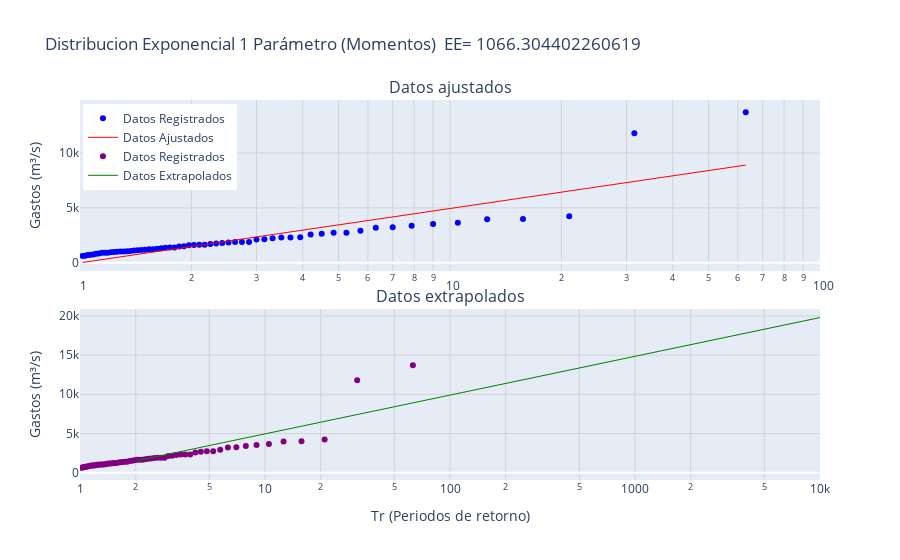

Notebook code for this chart:
### Code cell
# Crear subplots
fig = make_subplots(rows=2, 
                    cols=1, 
                    shared_xaxes=False, 
                    vertical_spacing=0.1, 
                    subplot_titles=("Datos ajustados", "Datos extrapolados"))

# Gráfico 1: Datos Registrados (Scatter) y Datos Ajustados (Línea)
fig.add_trace(go.Scatter(x=tR, y=dReg, 
                         mode='markers', 
                         name='Datos Registrados', 
                         marker=dict(color='blue')), 
              row=1, col=1)
fig.add_trace(go.Scatter(x=tR, 
                         y=dAjust, 
                         mode='lines', 
                         name='Datos Ajustados', 
                         line=dict(color='red', width=1)), 
              row=1, col=1)

fig.add_trace(go.Scatter(x=tR, 
                         y=dReg, mode='markers', 
                         name='Datos Registrados', 
                         marker=dict(color='purple')), 
              row=2, col=1)
fig.add_trace(go.Scatter(x=dTrExtrap, 
                         y=dExtrap, mode='lines', 
                         name='Datos Extrapolados', 
                         line=dict(color='green', 
                         width=1)), 
              row=2, col=1)

# Configurar el layout
fig.update_layout(
    title_text=titulo,
    #xaxis_type="log",  # Eje x semilogarítmico
    #yaxis_title="Gastos (m³/s)",
    showlegend=True,
    legend=dict(x=0.004, y=0.99)
)
'''
# Añadir una leyenda personalizada como anotación para el gráfico 1
fig.add_annotation(
    xref="paper", yref="paper",
    x=0.05, y=0.99, showarrow=False,
    text="Gráfico 1: Datos Registrados y Ajustados",
    font=dict(size=12, color="black")
)

# Añadir una leyenda personalizada como anotación para el gráfico 2
fig.add_annotation(
    xref="paper", yref="paper",
    x=0.05, y=0.40, showarrow=False,
    text="Gráfico 2: Datos Registrados y Extrapolados",
    font=dict(size=12, color="black")
)
'''
# Configurar ambos ejes x como logarítmicos
fig.update_xaxes(type="log", 
                 range=[0, 2], 
                 showgrid=True, 
                 gridcolor='lightgray', 
                 row=1, col=1)  # Eje x de la primera fila
fig.update_xaxes(type="log", 
                 range=[0, 4], 
                 title="Tr (Periodos de retorno)", 
                 showgrid=True, 
                 gridcolor='lightgray', 
                 row=2, col=1)  # Eje x de la segunda fila
fig.update_yaxes(title_text="Gastos (m³/s)", 
                 showgrid=True, 
                 gridcolor='lightgray', 
                 row=1, col=1)
fig.update_yaxes(title_text="Gastos (m³/s)", 
                 showgrid=True, 
                 gridcolor='lightgray', 
                 row=2, col=1)

# Mostrar el gráfico
fig.show()
fig.write_html(r'C:\Users\sear2\Music\analisis_frecuencias\Analisis_de_Frecuencias\salidas\grafico_plotly_exp_1p.html')

### Figure 1 — Plotly figure (JSON) as saved in the notebook; plotly's stock layout.template omitted (floating-point values rounded to 4 significant figures)
{"data": [{"marker": {"color": "blue"}, "mode": "markers", "name": "Datos Registrados", "type": "scatter", "x": [63, 31.5, 21, 15.75, 12.6, 10.5, 9, 7.875, 7, 6.3, 5.727, 5.25, 4.846, 4.5, 4.2, 3.938, 3.706, 3.5, 3.316, 3.15, 3, 2.864, 2.739, 2.625, 2.52, 2.423, 2.333, 2.25, 2.172, 2.1, 2.032, 1.969, 1.909, 1.853, 1.8, 1.75, 1.703, 1.658, 1.615, 1.575, 1.537, 1.5, 1.465, 1.432, 1.4, 1.37, 1.34, 1.312, 1.286, 1.26, 1.235, 1.212, 1.189, 1.167, 1.145, 1.125, 1.105, 1.086, 1.068, 1.05, 1.033, 1.016], "xaxis": "x", "y": [13713, 11800, 4235, 3992, 3979, 3662, 3533, 3388, 3245, 3205, 2917, 2747, 2734, 2654, 2583, 2319, 2311, 2310, 2248, 2150, 2133, 1899, 1899, 1894, 1861, 1797, 1771, 1716, 1652, 1640, 1631, 1598, 1507, 1494, 1397, 1395, 1371, 1332, 1288, 1244, 1232, 1202, 1173, 1157, 1131, 1087, 1049, 1030, 1030, 1014, 995, 954, 925, 922, 907, 852, 832, 751, 743, 720, 652, 632], "yaxis": "y"}, {"line": {"color": "red", "width": 1}, "mode": "lines", "name": "Datos Ajustados", "type": "scatter", "x": [63, 31.5, 21, 15.75, 12.6, 10.5, 9, 7.875, 7, 6.3, 5.727, 5.25, 4.846, 4.5, 4.2, 3.938, 3.706, 3.5, 3.316, 3.15, 3, 2.864, 2.739, 2.625, 2.52, 2.423, 2.333, 2.25, 2.172, 2.1, 2.032, 1.969, 1.909, 1.853, 1.8, 1.75, 1.703, 1.658, 1.615, 1.575, 1.537, 1.5, 1.465, 1.432, 1.4, 1.37, 1.34, 1.312, 1.286, 1.26, 1.235, 1.212, 1.189, 1.167, 1.145, 1.125, 1.105, 1.086, 1.068, 1.05, 1.033, 1.016], "xaxis": "x", "y": [8903.0, 7414.0, 6542.0, 5924.0, 5445.0, 5053.0, 4722.0, 4435.0, 4182.0, 3955.0, 3750.0, 3563.0, 3391.0, 3232.0, 3084.0, 2945.0, 2815.0, 2692.0, 2576.0, 2466.0, 2361.0, 2261.0, 2165.0, 2074.0, 1986.0, 1902.0, 1821.0, 1743.0, 1667.0, 1594.0, 1524.0, 1456.0, 1390.0, 1325.0, 1263.0, 1203.0, 1144.0, 1086.0, 1031.0, 976.2, 923.1, 871.3, 820.8, 771.3, 723.1, 675.8, 629.6, 584.4, 540.1, 496.6, 454.1, 412.4, 371.4, 331.3, 291.8, 253.1, 215.1, 177.7, 141.0, 104.8, 69.33, 34.38], "yaxis": "y"}, {"marker": {"color": "purple"}, "mode": "markers", "name": "Datos Registrados", "type": "scatter", "x": [63, 31.5, 21, 15.75, 12.6, 10.5, 9, 7.875, 7, 6.3, 5.727, 5.25, 4.846, 4.5, 4.2, 3.938, 3.706, 3.5, 3.316, 3.15, 3, 2.864, 2.739, 2.625, 2.52, 2.423, 2.333, 2.25, 2.172, 2.1, 2.032, 1.969, 1.909, 1.853, 1.8, 1.75, 1.703, 1.658, 1.615, 1.575, 1.537, 1.5, 1.465, 1.432, 1.4, 1.37, 1.34, 1.312, 1.286, 1.26, 1.235, 1.212, 1.189, 1.167, 1.145, 1.125, 1.105, 1.086, 1.068, 1.05, 1.033, 1.016], "xaxis": "x2", "y": [13713, 11800, 4235, 3992, 3979, 3662, 3533, 3388, 3245, 3205, 2917, 2747, 2734, 2654, 2583, 2319, 2311, 2310, 2248, 2150, 2133, 1899, 1899, 1894, 1861, 1797, 1771, 1716, 1652, 1640, 1631, 1598, 1507, 1494, 1397, 1395, 1371, 1332, 1288, 1244, 1232, 1202, 1173, 1157, 1131, 1087, 1049, 1030, 1030, 1014, 995, 954, 925, 922, 907, 852, 832, 751, 743, 720, 652, 632], "yaxis": "y2"}, {"line": {"color": "green", "width": 1}, "mode": "lines", "name": "Datos Extrapolados", "type": "scatter", "x": [2, 5, 10, 20, 50, 100, 200, 500, 1000, 2000, 5000, 10000], "xaxis": "x2", "y": [1490.0, 3459.0, 4948.0, 6438.0, 8407.0, 9896.0, 11390.0, 13350.0, 14840.0, 16330.0, 18300.0, 19790.0], "yaxis": "y2"}], "layout": {"annotations": [{"font": {"size": 16}, "showarrow": false, "text": "Datos ajustados", "x": 0.5, "xanchor": "center", "xref": "paper", "y": 1, "yanchor": "bottom", "yref": "paper"}, {"font": {"size": 16}, "showarrow": false, "text": "Datos extrapolados", "x": 0.5, "xanchor": "center", "xref": "paper", "y": 0.45, "yanchor": "bottom", "yref": "paper"}], "autosize": true, "legend": {"x": 0.004, "y": 0.99}, "showlegend": true, "title": {"text": "Distribucion Exponencial 1 Parámetro (Momentos)\n EE= 1066.304402260619"}, "xaxis": {"anchor": "y", "domain": [0, 1], "gridcolor": "lightgray", "range": [0, 2], "showgrid": true, "type": "log"}, "xaxis2": {"anchor": "y2", "domain": [0, 1], "gridcolor": "lightgray", "range": [0, 4], "showgrid": true, "title": {"text": "Tr (Periodos de retorno)"}, "type": "log"}, "yaxis": {"anchor": "x", "autorange": true, "domain": [0.55, 1], "gridcolor": "lightgray", "range": [-928.1, 15270.0], "showgrid": true, "title": {"text": "Gastos (m³/s)"}, "type": "linear"}, "yaxis2": {"anchor": "x2", "autorange": true, "domain": [0, 0.45], "gridcolor": "lightgray", "range": [-1529.0, 20910.0], "showgrid": true, "title": {"text": "Gastos (m³/s)"}, "type": "linear"}}}
